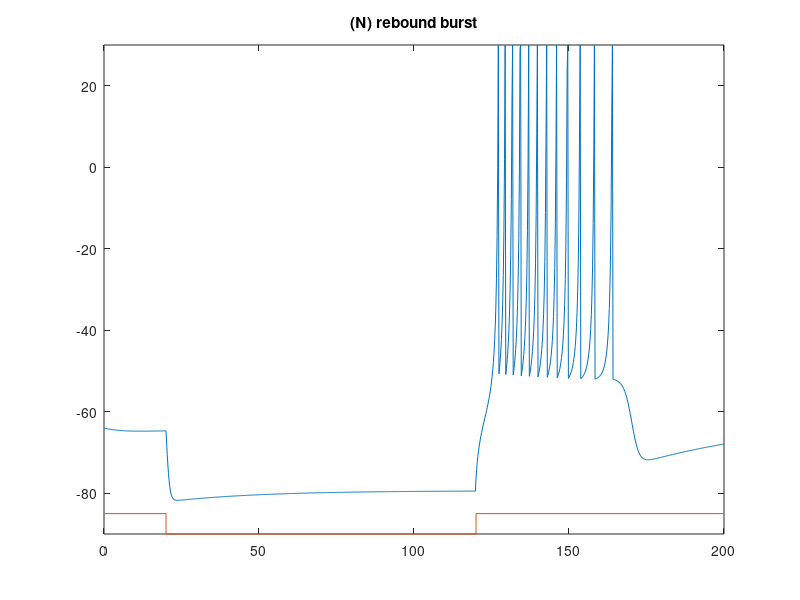

MATLAB code for this plot:
a=0.03; b=0.25; c=-52;  d=0;
V=-64;  u=b*V;
T_end = 200;
tau = 0.2;  tspan = 0:tau:T_end;
T1=20;
current_span = 100;

VV=zeros(1, length(tspan));  
uu=zeros(1, length(tspan));


for t=tspan
    if (t>T1) & (t < T1+current_span) 
        I=-15;
    else
        I=0;
    end;
    V = V + tau*(0.04*V^2+5*V+140-u+I);
    u = u + tau*a*(b*V-u);
    if V > 30
        VV(1, round(t/tau + 1))=30;
        V = c;
        u = u + d;
    else
        VV(1, round(t/tau + 1))=V;
    end;
    uu(1, round(t/tau + 1))=u;
end;
plot(tspan,VV,[0 T1 T1 (T1+current_span) (T1+current_span) max(tspan)],-85+[0 0 -5 -5 0 0]);
axis([0 max(tspan) -90 30])
title('(N) rebound burst');